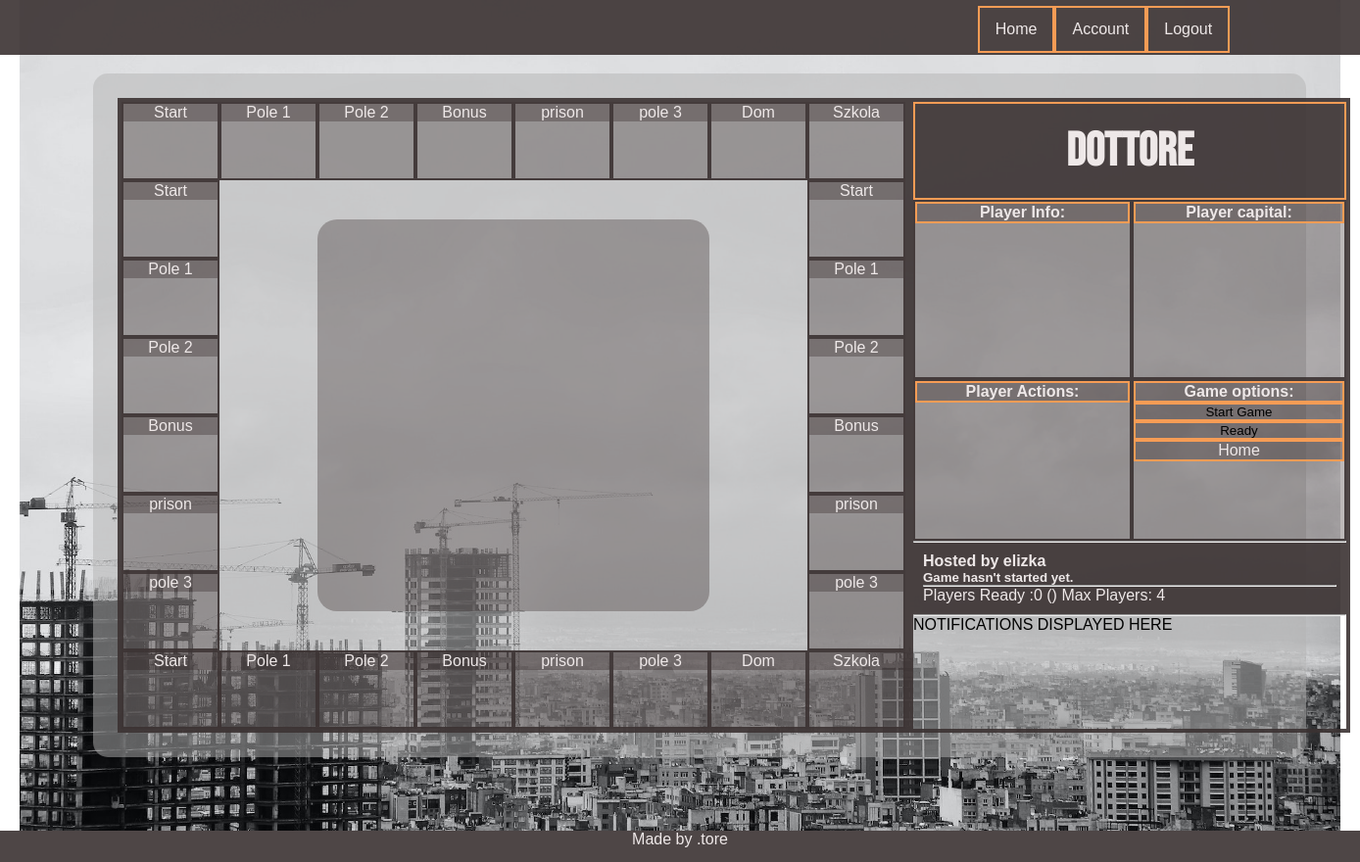
The app's page /game/3/ (signed in), older data.
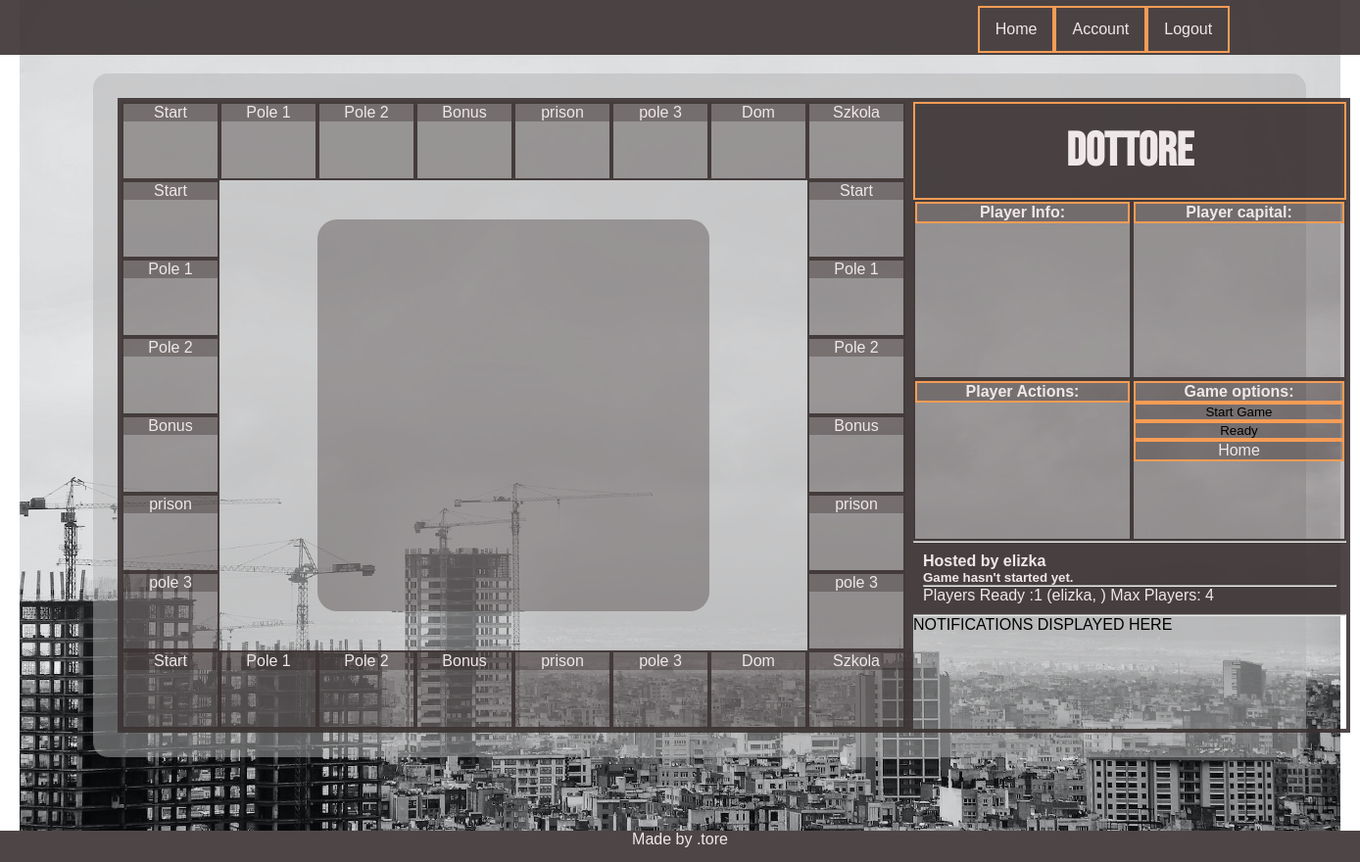
The same page, newer data.
### game/models.py (models this page shows, shortened)
class Field(models.Model):
    nr = models.IntegerField(default = None, blank = True, null = True)
    name = models.CharField(max_length=150)
    owner = models.ForeignKey(Player, on_delete=models.CASCADE, related_name='fieldOwner', null=True, default=None, blank=True)
    typeof = models.ForeignKey(FieldType, on_delete=models.CASCADE, related_name='typeOfField', null=True, default= None, blank=True)
    price = models.IntegerField(default=100)
    grade = models.IntegerField(default=1)

class Game(models.Model):
    name = models.CharField(max_length=150)
    host = models.CharField(max_length=10)
    is_played = models.BooleanField(default=False)
    max_players = models.IntegerField(default=4)
    who_is_ready = models.ManyToManyField(Player, related_name="guys_ready", blank=True)
    who_is_playing = models.ManyToManyField(Player, related_name="guys_playing", blank=True)
    turn = models.IntegerField(default=1)
    turn_of_player = models.ForeignKey(Player, on_delete=models.CASCADE, related_name='czyja_tura', blank=True,
                                       null=True)
    @property
    def how_many_players_ready(self):
        return self.who_is_ready.count()
    @property
    def players_ready(self):
        return list(self.who_is_ready.all())
    @property
    def players_playing(self):
        return list(self.who_is_playing.all())

### player/models.py (models this page shows)
class Player(models.Model):
    name = models.ForeignKey(User,on_delete=models.CASCADE,related_name='player_name')
    parent= models.CharField(max_length = 10)
    nick = models.CharField(max_length=10 )
    in_game= models.BooleanField(default = False)
    money = models.IntegerField(default=150)
    position = models.IntegerField(default=1)
    tossed_dice= models.BooleanField(default=False)
    description = models.TextField(max_length = 300, null = True)
    def __str__(self):
        return self.nick

### game/views.py (the view)
# urls.py: path('<int:id>/', detail, name = 'detail'),
@login_required
def detail(request, id):
    game = Game.objects.get(pk=id)
    player = Player.objects.get(parent=request.user.username)
    boardSize = 8
    r1 = Field.objects.all()[:boardSize]
    r2 = Field.objects.filter()[:(boardSize-2)]
    r3 = Field.objects.filter()[:boardSize]
    r4 = Field.objects.filter()[:boardSize-2]
    args = {'game': game, 'players_ready': game.players_ready, 'players_playing':game.players_playing,
            'player_in_game':player in game.players_playing, 'r1':r1, 'r2':r2, 'r3':r3, 'r4':r4}
    return render(request, 'game/detail.html', args)

### templates/game/detail.html (shortened to what this page needs)
{% extends 'base.html' %}
{% load static %}
{% block css %}
<link rel="stylesheet" href="{% static 'css/detail.css' %}">
{% endblock %}
{% block content %}
    <section class="game_section game_section_board">
     <div class="r1">
        {% for field in r1 %}
        <div class= 'game_field --row'><div class='game_field__header'> {{field.name}}</div></div>
        {% endfor %}
     </div>
     <div class="r2 ">
        {% for field in r2 %}
        <div class= 'game_field --col'>
            <div class='game_field__header'>
                {{field.name}}
            </div>
        </div>
        {% endfor %}
     </div>
     <div class="r3">
        {% for field in r3 %}
        <div class= 'game_field --row'><div class='game_field__header'> {{field.name}}</div></div>
        {% endfor %}
     </div>
     <div class="r4">
        {% for field in r4 %}
        <div class= 'game_field --col'>
            <div class='game_field__header'>
                {{field.name}}
            </div>
        </div>
        {% endfor %}
     </div>
      <div class="inner_board"></div>
    </section>
    <section class = "game_section game_section_sidebar">
        <div class="game_section_sidebar_top">
            <article class="sidebar_top__sidebar_header">
                <h2>Dottore</h2>
            </article>
            <article class="sidebar_top__player_info __sidebar_item">
                <div class= '__sidebar_item_action'><h4>Player Info:</h4></div>
            </article>
            <article class="sidebar_top__game_stats __sidebar_item">
                <div class= '__sidebar_item_action'><h4>Player capital:</h4></div>
            </article>
            <article class="sidebar_top__game_actions __sidebar_item">
            <div class= '__sidebar_item_action'><h4>Player Actions:</h4></div>
            </article>
            <article class="sidebar_top__global_actions  __sidebar_item">
                <div class= '__sidebar_item_action'><h4>Game options:</h4></div>
                <div class="__sidebar_menu_column">
                    {% if not game.is_played %}
                    <input type ="button" value="Start Game" class="__sidebar_item_action --start_btn">
                    <input type ="button" value="Ready" class="__sidebar_item_action --ready_btn">
                    {% endif %}
                    <div class='__sidebar_item_action'><a href ="{% url 'home'%}">Home</a></div>
                </div>
        </article>
        </div>
        <hr>
        <div class="game_section_sidebar_bottom">
            <h4>Hosted by {{game.host}}</h4>
            {% if game.is_played %}
            <h5 class = "notification-item">Game has already started!</h5>
                {% else %}
            <h5 class  = "notification-item">Game hasn't started yet.</h5>
                {% endif %}
            <hr>
                {% if game.is_played %}
            <p>Players in game: (
                {% for player in players_playing %}
                {{player}},
                {% endfor %})
            </p>
            <hr>
            <div class = '--menu'>
                {{game.turn_of_player}} turn!
                    {% else %}
                Players Ready :{{game.how_many_players_ready}} ({% for player in players_ready %}{{player}},
                    {% endfor %})
                Max Players: {{game.max_players}}
                    {% endif %}
            </div>
            <hr>
            <p class="notification-item">NOTIFICATIONS DISPLAYED HERE<p>
        </div>
    </section>
</div>
{% endblock %}

Row changes from the older to the newer data that the page shows:
computed for Game "elizka": how_many_players_ready "0" → "1"
now on this page (row edited): Player: nick "elizka"
